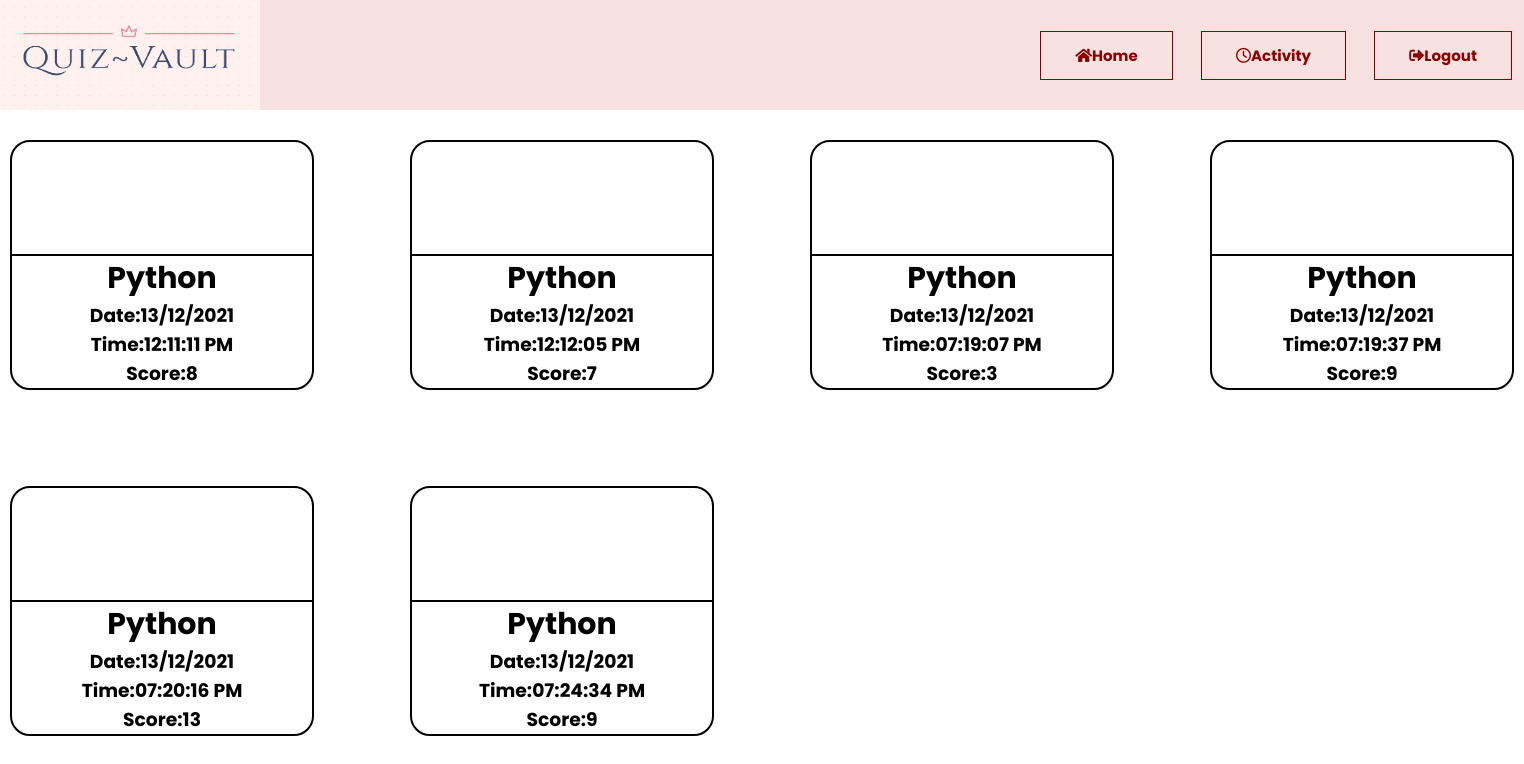
Screenshot of /activitypyth.php (signed in) with the database file from the repository.
### tables this page shows
CREATE TABLE `studentsscored` (
  `user_id` int(255) NOT NULL,
  `name` varchar(255) NOT NULL,
  `quiz_attempted` varchar(255) NOT NULL,
  `answercorrect` int(255) NOT NULL,
  `date` varchar(255) NOT NULL,
  `time` varchar(255) NOT NULL
);

### activitypyth.php (the view, shortened to what this page needs)
<!DOCTYPE html>
<html lang="en">
<head>
    <link rel="stylesheet" href="css/stylemain.css">
    <link rel="stylesheet" href="css/navigation.css">
    <link rel="stylesheet" href="https://use.fontawesome.com/releases/v5.15.4/css/all.css">
</head>
<body>
    <section class="header">
        <nav>
            <img class="image" src="img\QuizVaultLogo.jpeg" width="260" height="110">
            <div class="navlinks">
                <ul>
                    <li><a href="mainpage.php" class="btn"><i class="fa fa-home"></i>Home</a></li>
                    <li><a href="activity.php" class="btn"><i class="fa fa-clock-o"></i>Activity</a></li>
                    <li><a href="Homepage.php" class="btn"><i class="fa fa-sign-out"></i>Logout</a></li>
                </ul>
            </div>
        </nav>
    </section>
    <section>
    <?php
        $con = mysqli_connect('localhost', 'root');
        mysqli_select_db($con, 'quizdatabase');
        $query1 = "select * from studentsscored where name='$_SESSION[username]' and quiz_attempted='Python'";
        $result = mysqli_query($con, $query1);
        $quizname_count = mysqli_num_rows($result);
        if ($quizname_count) {
    ?>
        <div class="grid">
            <?php
            $selectquery = "select * from studentsscored where name='$_SESSION[username]' and quiz_attempted='Python'";
            $query = mysqli_query($con, $selectquery);
            while ($res = mysqli_fetch_array($query)) {
            ?>
                <div class="grid1">
                    <div class="<?php echo $res['quiz_attempted']; ?>img">
                    </div>
                    <h1><?php echo $res['quiz_attempted']; ?></h1>
                    <h3>Date:<?php echo $res['date'];?></h3>
                    <h3>Time:<?php echo $res['time'];?></h3>
                    <h3>Score:<?php echo $res['answercorrect']; ?></h3>
                </div>
            <?php } ?>
        </div>
        <?php }
    else
    {
        ?>
        <div class="notplayed">You haven't played any Python Quiz</div>
        <div class="notplayed">Click Here to Play a Quiz</div>
        <div class="notplayed"><a href="startPythquiz.php"><input type="submit" value="Play"></a></div>
        <?php
    }
    ?>
</body>
</html>

### css/stylemain.css (style rules this page uses)
* { margin: 0; padding: 0; font-family: 'Josefin Sans', sans-serif; font-family: 'Poppins', sans-serif; }
a { text-decoration: none; color: black; font-weight: bold; }
.grid { margin: 30px 10px; display: grid; grid-template-rows: repeat(3,250px); grid-template-columns: repeat(4,1fr); grid-gap:96px ; }
.grid1,.grid2,.grid3,.grid4,.grid5,.grid6,.grid7,.grid8,.grid9 { border: 2px solid black; border-radius: 20px; }
.grid1,.grid2,.grid3,.grid4,.grid5,.grid6,.grid7,.grid8,.grid9 { display: flex; flex-direction: column; align-items: center; text-align: center; justify-content: center; }
.grid1 h1,.grid2 h1 ,.grid3 h1,.grid4 h1,.grid5 h1,.grid6 h1,.grid7 h1,.grid8 h1,.grid9 h1 { position: relative; font-size: 30px; width: 100%; border-top: 2px solid black; }
.Pythonimg { width: 300px; height: 300px; border-top-right-radius: 20px; border-top-left-radius: 20px; background: url('../img/Pythonlogo.jpg') no-repeat center center/cover; }

### css/navigation.css (style rules this page uses)
* { margin: 0; padding: 0; font-family: 'Josefin Sans', sans-serif; font-family: 'Poppins', sans-serif; }
.header { min-height: 10vh; min-width: 100%; background-color: rgb(248, 225, 225); }
nav { display: flex; justify-content: space-between; align-items: center; }
.navlinks { flex: 1; text-align: right; }
.navlinks ul li { list-style: none; display: inline-block; padding: 8px 12px; position: inline; }
.btn { display: inline-block; text-decoration: none; color: darkred; border: 1px solid darkred; padding: 12px 34px; font-size: 15px; background: transparent; position: relative; cursor: pointer; }

### rows the page displays
studentsscored: quiz_attempted "Python", date "13/12/2021", time "12:11:11 PM", answercorrect "8"
studentsscored: quiz_attempted "Python", date "13/12/2021", time "12:12:05 PM", answercorrect "7"
studentsscored: quiz_attempted "Python", date "13/12/2021", time "07:19:07 PM", answercorrect "3"
studentsscored: quiz_attempted "Python", date "13/12/2021", time "07:19:37 PM", answercorrect "9"
studentsscored: quiz_attempted "Python", date "13/12/2021", time "07:20:16 PM", answercorrect "13"
studentsscored: quiz_attempted "Python", date "13/12/2021", time "07:24:34 PM", answercorrect "9"
